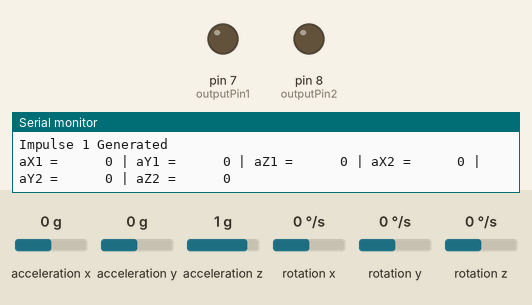
A sketch run on a simulated Arduino Uno, built with avr-gcc and run on an emulated ATmega328P. On the bench: output pins drawn as LEDs (lit = HIGH), the last lines printed to the serial monitor. Wiring (inferred from the names in the program): MPU-6050 motion sensor at I2C address 0x68; MPU-6050 motion sensor at I2C address 0x69. Dashed ring = blinking. The inputs (shaded band) are chosen by the test bench; at power-on: rotation y 0 °/s, acceleration x 0 g, acceleration y 0 g, acceleration z 1 g, rotation x 0 °/s, rotation z 0 °/s. Random numbers use the default seed unless the sketch sets one.

Above: at 1.2 s.
1.3 s: rotation y set to -34 °/s
4.3 s: rotation y set to -43 °/s
At 6.4 s:
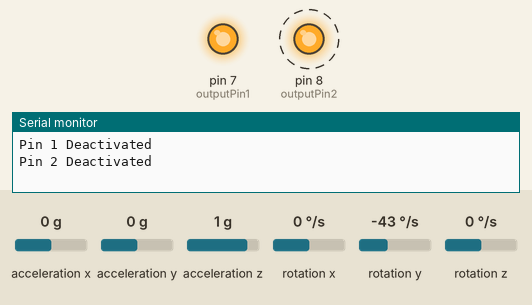
10.3 s: rotation y set to 0 °/s
At 11.6 s:
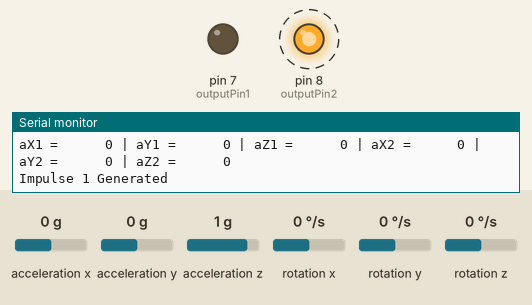
12.1 s: rotation y set to 35 °/s
15.1 s: rotation y set to 41 °/s
At 16.6 s:
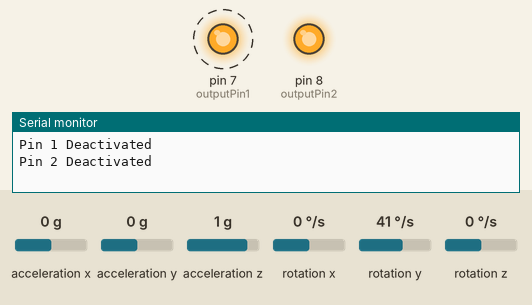
Timing chart, 0 to 18.3 s (numbered marks = the images above; inputs shaded):
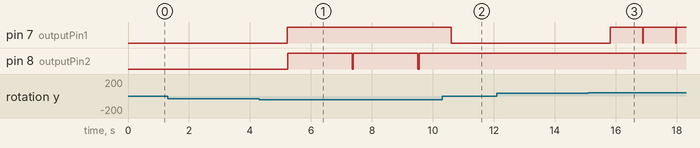

The sketch:

init.ino
```cpp
#include "Wire.h" // This library allows you to communicate with I2C devices.

const int MPU1 = 0x68; // I2C address of the first MPU-6050
const int MPU2 = 0x69; // I2C address of the second MPU-6050

int16_t accelerometer_x1, accelerometer_y1, accelerometer_z1; // variables for first accelerometer raw data
int16_t accelerometer_x2, accelerometer_y2, accelerometer_z2; // variables for second accelerometer raw data
int16_t gyro_x, gyro_y, gyro_z; // variables for gyro raw data
int16_t temperature; // variables for temperature data
const int outputPin1 = 7; // Pin for first impulse
const int outputPin2 = 8; // Pin for second impulse

char tmp_str[7]; // temporary variable used in convert function

char* convert_int16_to_str(int16_t i) { // converts int16 to string. Moreover, resulting strings will have the same length in the debug monitor.
  sprintf(tmp_str, "%6d", i);
  return tmp_str;
}

void setup() {
  Serial.begin(9600);
  Wire.begin();
  Wire.beginTransmission(MPU1); // Begins a transmission to the first MPU-6050
  Wire.write(0x6B); // PWR_MGMT_1 register
  Wire.write(0); // set to zero (wakes up the MPU-6050)
  Wire.endTransmission(true);

  Wire.beginTransmission(MPU2); // Begins a transmission to the second MPU-6050
  Wire.write(0x6B); // PWR_MGMT_1 register
  Wire.write(0); // set to zero (wakes up the MPU-6050)
  Wire.endTransmission(true);

  pinMode(outputPin1, OUTPUT);
  pinMode(outputPin2, OUTPUT);
}

void loop() {
  readAccelerometerData(MPU1, accelerometer_x1, accelerometer_y1, accelerometer_z1); // Read data from the first accelerometer
  readAccelerometerData(MPU2, accelerometer_x2, accelerometer_y2, accelerometer_z2); // Read data from the second accelerometer

  // print out data for first accelerometer
  Serial.print("aX1 = "); Serial.print(convert_int16_to_str(accelerometer_x1));
  Serial.print(" | aY1 = "); Serial.print(convert_int16_to_str(accelerometer_y1));
  Serial.print(" | aZ1 = "); Serial.print(convert_int16_to_str(accelerometer_z1));

  // print out data for second accelerometer
  Serial.print(" | aX2 = "); Serial.print(convert_int16_to_str(accelerometer_x2));
  Serial.print(" | aY2 = "); Serial.print(convert_int16_to_str(accelerometer_y2));
  Serial.print(" | aZ2 = "); Serial.print(convert_int16_to_str(accelerometer_z2));
  Serial.println();

  // Generate random impulses
  if (random(0, 100) < 20) { // 20% chance of generating impulse for first pin
    digitalWrite(outputPin1, LOW);
    Serial.println("Impulse 1 Generated");
  }

  if (random(0, 100) < 20) { // 20% chance of generating impulse for second pin
    digitalWrite(outputPin2, LOW);
    Serial.println("Impulse 2 Generated");
  }

  // Deactivate pins based on accelerometer readings
  if (accelerometer_y1 > 5000 || accelerometer_y1 < -5000) { // Deactivate first pin if condition met for first accelerometer
    digitalWrite(outputPin1, HIGH);
    Serial.println("Pin 1 Deactivated");
  }

  if (accelerometer_y2 > 5000 || accelerometer_y2 < -5000) { // Deactivate second pin if condition met for second accelerometer
    digitalWrite(outputPin2, HIGH);
    Serial.println("Pin 2 Deactivated");
  }

  // delay
  delay(1000);
}

void readAccelerometerData(int address, int16_t& accel_x, int16_t& accel_y, int16_t& accel_z) {
  Wire.beginTransmission(address);
  Wire.write(0x3B); // starting with register 0x3B (ACCEL_XOUT_H) [MPU-6000 and MPU-6050 Register Map and Descriptions Revision 4.2, p.40]
  Wire.endTransmission(false); // the parameter indicates that the Arduino will send a restart. As a result, the connection is kept active.
  Wire.requestFrom(address, 7 * 2, true); // request a total of 7*2=14 registers

  gyro_x = Wire.read() << 8 | Wire.read();
  gyro_y = Wire.read() << 8 | Wire.read();
  gyro_z = Wire.read() << 8 | Wire.read();
  temperature = Wire.read() << 8 | Wire.read();
  accel_x = Wire.read() << 8 | Wire.read();
  accel_y = Wire.read() << 8 | Wire.read();
  accel_z = Wire.read() << 8 | Wire.read();
}
```

Measured:
- the behaviour switches between -38 and -39 °/s on rotation y (found by bisection; images 0 and 1)
- the behaviour switches between 38 and 39 °/s on rotation y (found by bisection; images 2 and 3)
- after the input at 4.3 s, pin 7 (outputPin1): LOW → HIGH after 0.92 s; pin 8 (outputPin2): alternates HIGH for 2.1 s and LOW for 0.04 s, starting after 0.94 s
- after the input at 15.1 s, pin 7 (outputPin1): alternates HIGH for 1.1 s and LOW for 0.02 s, starting after 0.71 s
